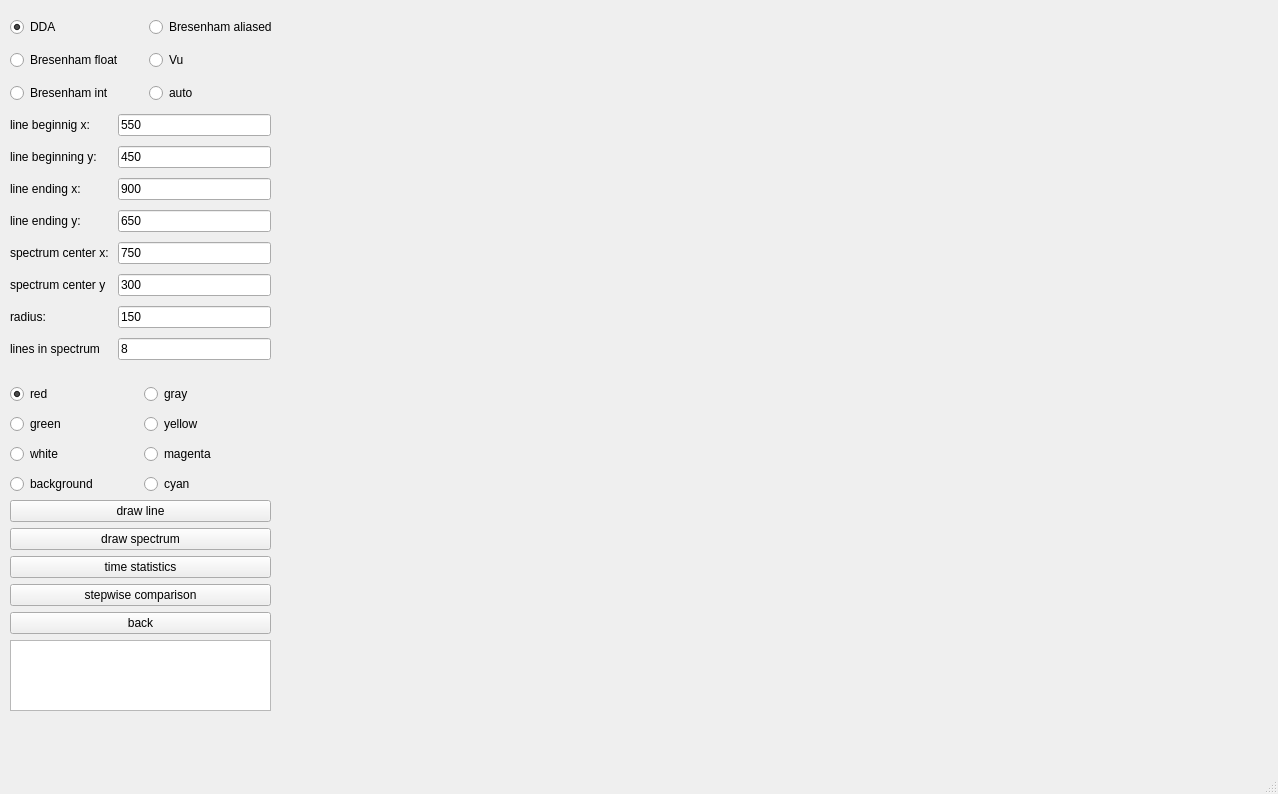
<?xml version="1.0" encoding="UTF-8"?>
<ui version="4.0">
 <class>viewer</class>
 <widget class="QMainWindow" name="viewer">
  <property name="geometry">
   <rect>
    <x>0</x>
    <y>0</y>
    <width>1278</width>
    <height>794</height>
   </rect>
  </property>
  <property name="windowTitle">
   <string>viewer</string>
  </property>
  <widget class="QWidget" name="centralwidget">
   <widget class="QWidget" name="gridLayoutWidget">
    <property name="geometry">
     <rect>
      <x>10</x>
      <y>10</y>
      <width>271</width>
      <height>101</height>
     </rect>
    </property>
    <layout class="QGridLayout" name="algos_layout">
     <item row="1" column="0">
      <widget class="QRadioButton" name="bres_float_but">
       <property name="text">
        <string>Bresenham float</string>
       </property>
      </widget>
     </item>
     <item row="0" column="0">
      <widget class="QRadioButton" name="dda_but">
       <property name="text">
        <string>DDA</string>
       </property>
       <property name="checked">
        <bool>true</bool>
       </property>
      </widget>
     </item>
     <item row="0" column="1">
      <widget class="QRadioButton" name="bres_aliased_but">
       <property name="text">
        <string>Bresenham aliased</string>
       </property>
      </widget>
     </item>
     <item row="1" column="1">
      <widget class="QRadioButton" name="vu_but">
       <property name="text">
        <string>Vu</string>
       </property>
      </widget>
     </item>
     <item row="2" column="1">
      <widget class="QRadioButton" name="autodraw_but">
       <property name="text">
        <string>auto</string>
       </property>
      </widget>
     </item>
     <item row="2" column="0">
      <widget class="QRadioButton" name="bres_int_but">
       <property name="text">
        <string>Bresenham int</string>
       </property>
      </widget>
     </item>
    </layout>
   </widget>
   <widget class="QWidget" name="gridLayoutWidget_2">
    <property name="geometry">
     <rect>
      <x>10</x>
      <y>110</y>
      <width>261</width>
      <height>261</height>
     </rect>
    </property>
    <layout class="QGridLayout" name="text_fields_layout">
     <item row="1" column="1">
      <widget class="QLabel" name="label_2">
       <property name="text">
        <string>line beginnig x: </string>
       </property>
      </widget>
     </item>
     <item row="2" column="2">
      <widget class="QLineEdit" name="start_y_text">
       <property name="text">
        <string>450</string>
       </property>
      </widget>
     </item>
     <item row="6" column="2">
      <widget class="QLineEdit" name="spectrum_center_y_text">
       <property name="text">
        <string>300</string>
       </property>
      </widget>
     </item>
     <item row="6" column="1">
      <widget class="QLabel" name="label_6">
       <property name="text">
        <string>spectrum center y</string>
       </property>
      </widget>
     </item>
     <item row="3" column="1">
      <widget class="QLabel" name="label_3">
       <property name="text">
        <string>line ending x:</string>
       </property>
      </widget>
     </item>
     <item row="7" column="2">
      <widget class="QLineEdit" name="radius_text">
       <property name="text">
        <string>150</string>
       </property>
      </widget>
     </item>
     <item row="2" column="1">
      <widget class="QLabel" name="label">
       <property name="text">
        <string>line beginning y:</string>
       </property>
      </widget>
     </item>
     <item row="4" column="1">
      <widget class="QLabel" name="label_4">
       <property name="text">
        <string>line ending y:</string>
       </property>
      </widget>
     </item>
     <item row="4" column="2">
      <widget class="QLineEdit" name="end_y_text">
       <property name="text">
        <string>650</string>
       </property>
      </widget>
     </item>
     <item row="1" column="2">
      <widget class="QLineEdit" name="start_x_text">
       <property name="text">
        <string>550</string>
       </property>
      </widget>
     </item>
     <item row="7" column="1">
      <widget class="QLabel" name="label_7">
       <property name="text">
        <string>radius:</string>
       </property>
      </widget>
     </item>
     <item row="5" column="1">
      <widget class="QLabel" name="label_5">
       <property name="text">
        <string>spectrum center x: </string>
       </property>
      </widget>
     </item>
     <item row="3" column="2">
      <widget class="QLineEdit" name="end_x_text">
       <property name="text">
        <string>900</string>
       </property>
      </widget>
     </item>
     <item row="5" column="2">
      <widget class="QLineEdit" name="spectrum_center_x_text">
       <property name="text">
        <string>750</string>
       </property>
      </widget>
     </item>
     <item row="8" column="1">
      <widget class="QLabel" name="label_8">
       <property name="text">
        <string>lines in spectrum</string>
       </property>
      </widget>
     </item>
     <item row="8" column="2">
      <widget class="QLineEdit" name="spectrum_lines_num_text">
       <property name="text">
        <string>8</string>
       </property>
      </widget>
     </item>
    </layout>
   </widget>
   <widget class="QWidget" name="gridLayoutWidget_3">
    <property name="geometry">
     <rect>
      <x>10</x>
      <y>380</y>
      <width>261</width>
      <height>121</height>
     </rect>
    </property>
    <layout class="QGridLayout" name="colors_layout">
     <item row="1" column="0">
      <widget class="QRadioButton" name="green_but">
       <property name="text">
        <string>green</string>
       </property>
      </widget>
     </item>
     <item row="0" column="1">
      <widget class="QRadioButton" name="blue_but">
       <property name="text">
        <string>gray</string>
       </property>
      </widget>
     </item>
     <item row="3" column="0">
      <widget class="QRadioButton" name="bacground_but">
       <property name="text">
        <string>background</string>
       </property>
      </widget>
     </item>
     <item row="0" column="0">
      <widget class="QRadioButton" name="red_but">
       <property name="text">
        <string>red</string>
       </property>
       <property name="checked">
        <bool>true</bool>
       </property>
      </widget>
     </item>
     <item row="2" column="0">
      <widget class="QRadioButton" name="white_but">
       <property name="text">
        <string>white</string>
       </property>
      </widget>
     </item>
     <item row="1" column="1">
      <widget class="QRadioButton" name="yellow_but">
       <property name="text">
        <string>yellow</string>
       </property>
      </widget>
     </item>
     <item row="2" column="1">
      <widget class="QRadioButton" name="magenta_but">
       <property name="text">
        <string>magenta</string>
       </property>
      </widget>
     </item>
     <item row="3" column="1">
      <widget class="QRadioButton" name="cyan_but">
       <property name="text">
        <string>cyan</string>
       </property>
      </widget>
     </item>
    </layout>
   </widget>
   <widget class="QWidget" name="gridLayoutWidget_4">
    <property name="geometry">
     <rect>
      <x>10</x>
      <y>500</y>
      <width>261</width>
      <height>211</height>
     </rect>
    </property>
    <layout class="QGridLayout" name="gridLayout_4">
     <item row="1" column="0">
      <widget class="QPushButton" name="draw_line_but">
       <property name="text">
        <string>draw line</string>
       </property>
      </widget>
     </item>
     <item row="3" column="0">
      <widget class="QPushButton" name="time_stat_but">
       <property name="text">
        <string>time statistics</string>
       </property>
      </widget>
     </item>
     <item row="2" column="0">
      <widget class="QPushButton" name="draw_spectrum_but">
       <property name="text">
        <string>draw spectrum</string>
       </property>
      </widget>
     </item>
     <item row="4" column="0">
      <widget class="QPushButton" name="stepwise_comp_but">
       <property name="text">
        <string>stepwise comparison</string>
       </property>
      </widget>
     </item>
     <item row="5" column="0">
      <widget class="QPushButton" name="back_but">
       <property name="text">
        <string>back</string>
       </property>
      </widget>
     </item>
     <item row="6" column="0">
      <widget class="QTextEdit" name="textEdit">
       <property name="readOnly">
        <bool>true</bool>
       </property>
      </widget>
     </item>
    </layout>
   </widget>
  </widget>
  <widget class="QMenuBar" name="menubar">
   <property name="geometry">
    <rect>
     <x>0</x>
     <y>0</y>
     <width>1278</width>
     <height>21</height>
    </rect>
   </property>
  </widget>
  <widget class="QStatusBar" name="statusbar"/>
 </widget>
 <resources/>
 <connections/>
</ui>
